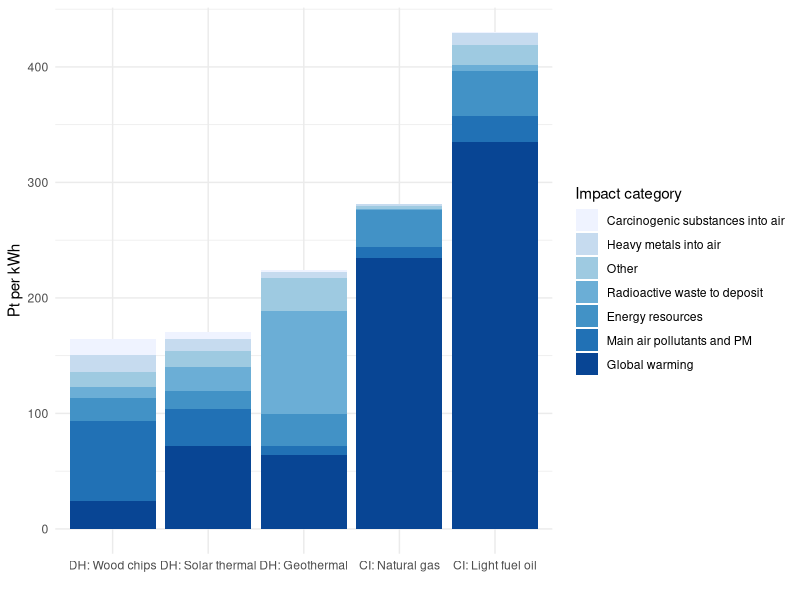
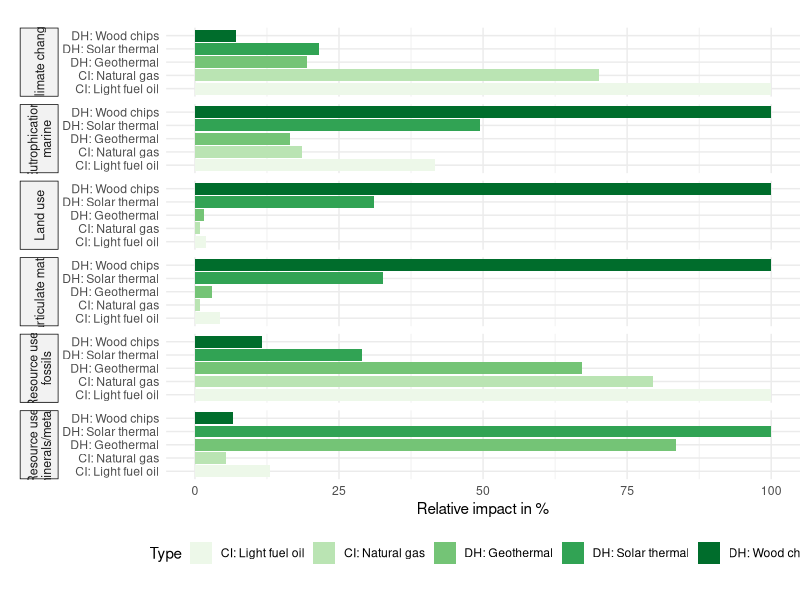
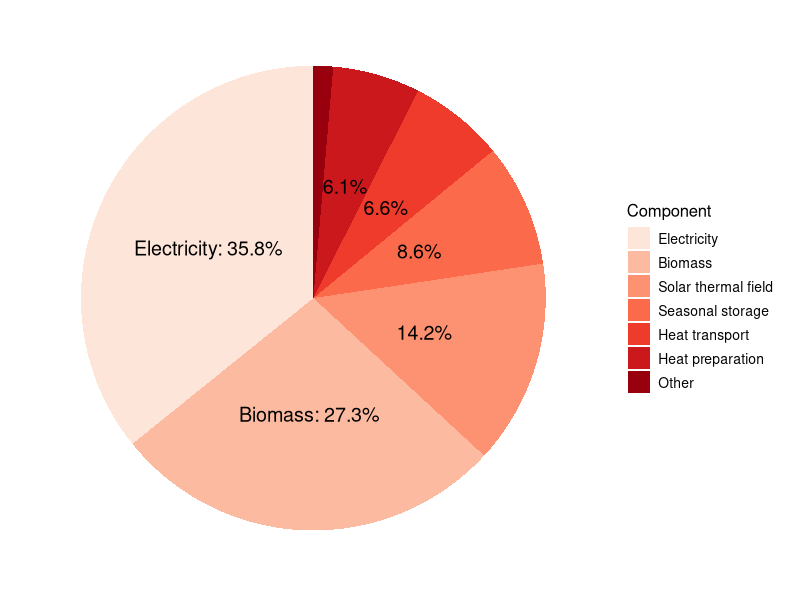
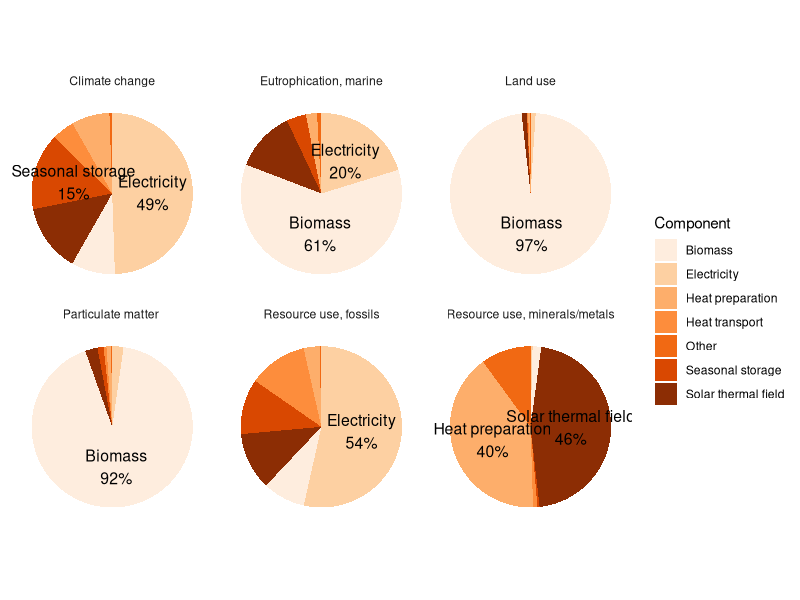
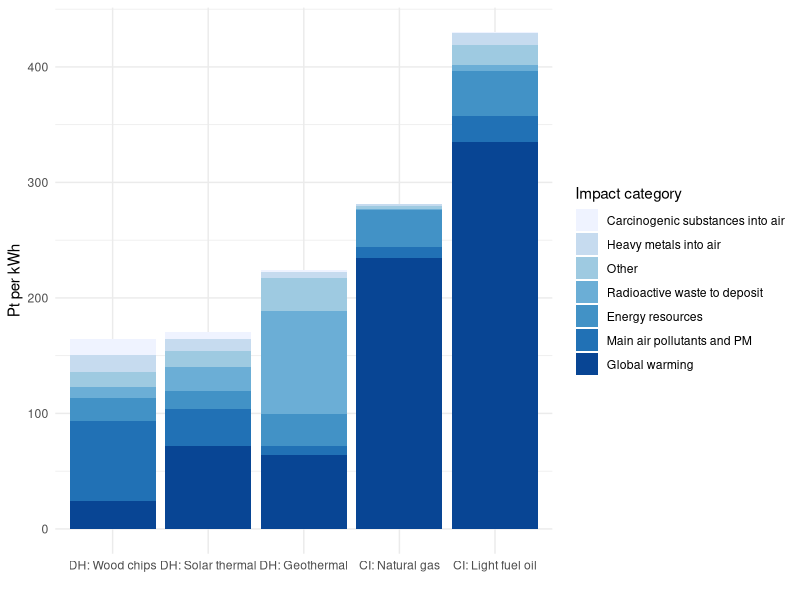
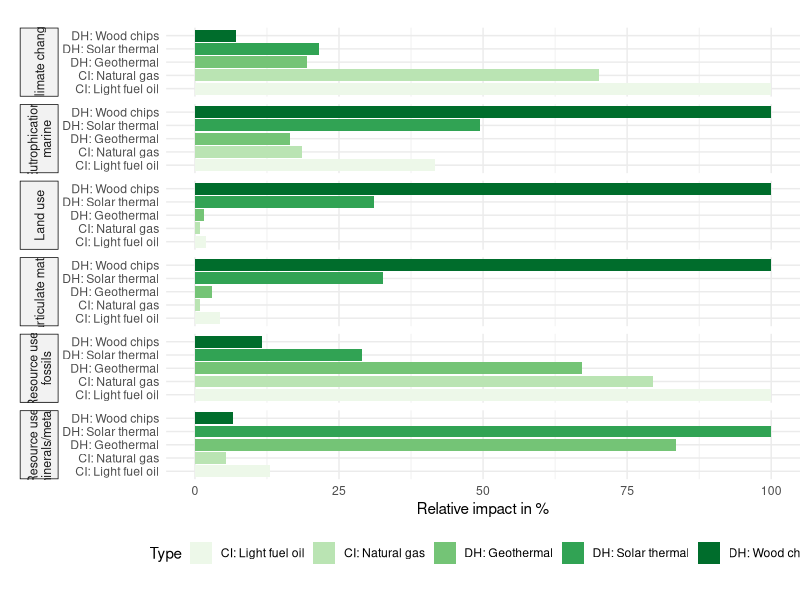
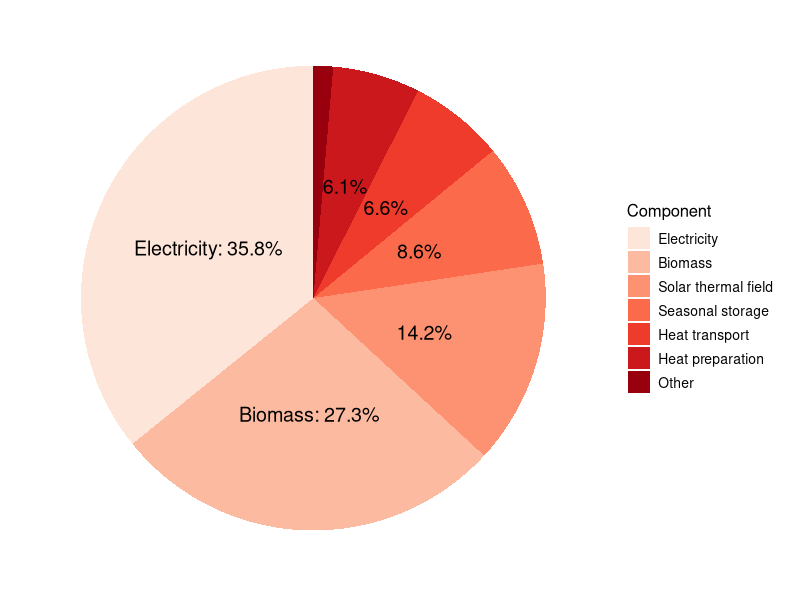
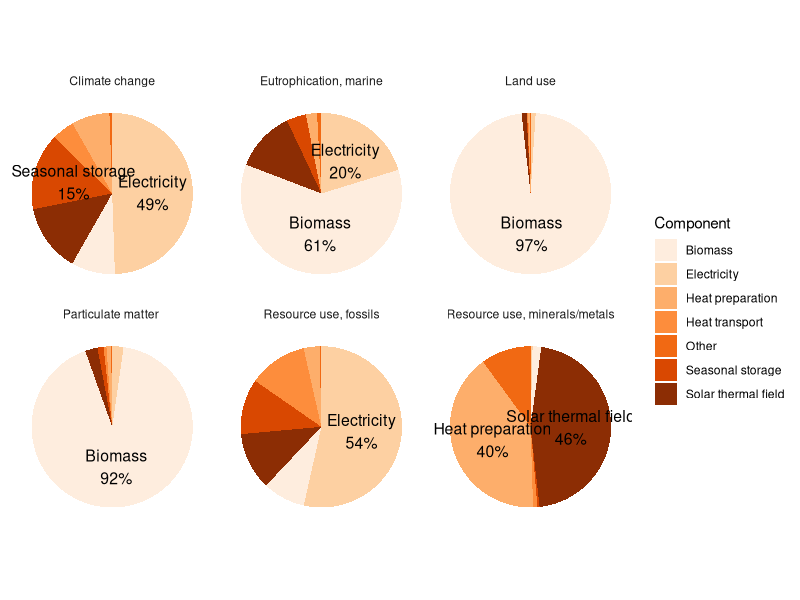

Recreate these plots in R, in order.
## ---- chunk 1
library(readr)
library(tidyr)
library(ggplot2)
library(dplyr)
library(stringr)
library(RColorBrewer)
library(ggrepel)
## ---- chunk 2
#es <- read_delim("data/PWRG results solar - Sheet7 - edit.csv")[1:7, ]
es <- read_delim("data/PWRG results solar - ES single score.csv")[1:7, ]

long_es <- pivot_longer(es, cols = -c("Impact category"), names_to = "Type", values_to = "Value")

long_es <- long_es |>
  mutate(
    Type = ifelse(Type == "DH: Geothermal heat pump", "DH: Geothermal", Type),
  )

long_es_ordered <- long_es |>
  group_by(Type) |>
  summarise(total = sum(Value)) |>
  arrange(total) |>
  pull(Type)
long_es$Type <- factor(long_es$Type, levels = long_es_ordered)

ggplot(long_es, aes(x = Type, y = Value, fill = reorder(`Impact category`, Value))) +
  geom_bar(stat = "identity") +  # Use 'identity' to plot actual values
  labs(x = "",
       y = "Pt per kWh",
       fill = "Impact category") +
  #scale_fill_viridis_d(option = "viridis") +
  scale_fill_brewer(palette = "Blues") +
  theme_minimal() #+
  #theme(axis.text.x = element_text(angle = 90, hjust = 1))
ggsave("img/pwrg_solar_es_single_score.png")
## ---- chunk 3
ef <- read_delim("data/PWRG results solar - EF damage assessment.csv")[1:15, ]

long_ef <- pivot_longer(ef, cols = -c("Damage category", "Unit"), names_to = "Type", values_to = "Value")

long_ef_normalized <- long_ef |>
  filter(`Damage category` %in% c("Climate change", "Particulate matter", "Eutrophication, marine", "Land use", "Resource use, minerals/metals", "Resource use, fossils")) |>  
  group_by(`Damage category`) |>
  mutate(
    pct = Value / max(Value) * 100,
    Type = ifelse(Type == "DH: Geothermal heat pump", "DH: Geothermal", Type),
    #`Damage category` = ifelse(`Damage category` == "Resource use, minerals/metals", "RU: minerals, metals", `Damage category`),
    #`Damage category` = ifelse(`Damage category` == "Resource use, fossils", "RU: fossils", `Damage category`),
  )

long_ef_normalized$`Damage category` <- str_wrap(long_ef_normalized$`Damage category`, width = 20)

ggplot(long_ef_normalized, aes(x = Type, y = pct, fill = Type)) +
  geom_col(width = 0.9) +
  facet_grid(rows = vars(`Damage category`), switch = "y") +
  labs(
    x = "",
    y = "Relative impact in %",
  ) +
  theme_minimal() +
  theme(
    strip.placement = "outside",
    strip.text.y.left = element_text(angle = 90, size = 9, hjust = 0.5, vjust = 0.5), 
    plot.margin = margin(20, 0, 20, 0),
    strip.background = element_rect(fill = "grey95", color = "black", linewidth = 0.5),
    legend.position = "bottom",
  ) +
  scale_fill_brewer(palette = "Greens") +
  coord_flip()
ggsave("img/pwrg_solar_ef_midpoints_faceted.png")
## ---- chunk 4
data <- read_delim("data/PWRG 1_ ES level 1 - Copy of Copy of level1.csv")

data$Component <- factor(data$Component, levels = data$Component[order(data$Value, decreasing = TRUE)])

data$percentage <- data$Value / sum(data$Value) * 100
data$label <- ifelse(data$percentage >= 15, 
                     paste0(data$Component, ": ", round(data$percentage, 1), "%"), 
                     data$label <- ifelse(data$percentage >= 5, 
                                          paste0(round(data$percentage, 1), "%"), 
                                          ""))

# Create the pie chart without the circle outline
ggplot(data, aes(x = "", y = Value, fill = Component)) +
  geom_bar(stat = "identity", width = 1) +
  coord_polar(theta = "y") +  # Converts bar chart to pie chart
  theme_minimal() +
  theme(axis.text.x = element_blank(),  # Hide x-axis labels
        axis.title.x = element_blank(),  # Hide x-axis title
        axis.text.y = element_blank(),  # Hide y-axis labels
        axis.title.y = element_blank(),  # Hide y-axis title
        axis.ticks = element_blank(),    # Remove axis ticks
        panel.grid = element_blank(),    # Remove grid lines
        panel.border = element_blank(),
        legend.title = element_text(size = 12),  # Title of the legend
        legend.text = element_text(size = 10)    # Items in the legend
        )  + # Remove border
  geom_text(aes(label = label), 
            position = position_stack(vjust = 0.5),
            hjust = 0.5,
            size = 5
            ) +
  scale_fill_brewer(palette = "Reds")
ggsave("img/pwrg_solar_network_pie.png")
## ---- chunk 5
ef_level1 <- read_delim("data/EF level 1.csv")[1:7, ]
long_ef_level1 <- pivot_longer(ef_level1, cols = -c("Component"), names_to = "Damage category", values_to = "Value")

df_ef <- long_ef_level1 |>
  group_by(`Damage category`) |>
  mutate(
    fraction = Value / sum(Value),
    ymax = cumsum(fraction),
    ymin = lag(ymax, default = 0),
    label_pos = (ymax + ymin) / 2,
    label = ifelse(fraction >= 0.15, paste0(Component, "\n", round(fraction * 100), "%"), "")
  )

ggplot(df_ef, aes(ymax = ymax, ymin = ymin, xmax = 4, xmin = 3, fill = Component)) +
  geom_rect() +
  geom_text(aes(x = 3.5, y = label_pos, label = label), size = 4) +
  coord_polar(theta = "y") +
  facet_wrap(~`Damage category`) +
  theme_minimal() +
  theme(axis.text.x = element_blank(),  # Hide x-axis labels
        axis.title.x = element_blank(),  # Hide x-axis title
        axis.text.y = element_blank(),  # Hide y-axis labels
        axis.title.y = element_blank(),  # Hide y-axis title        
        axis.ticks = element_blank(),    # Remove axis ticks
        panel.grid = element_blank(),    # Remove grid lines
        panel.border = element_blank())  + # Remove border
  scale_fill_brewer(palette = "Oranges")
ggsave("img/pwrg_solar_ef_network_pie_faceted.png")
